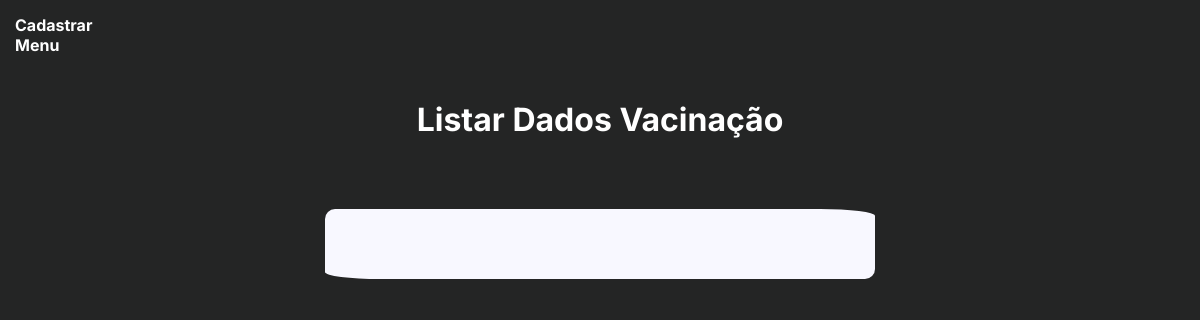
The app's page /adm_listarVacinacao.php (signed in), older data.
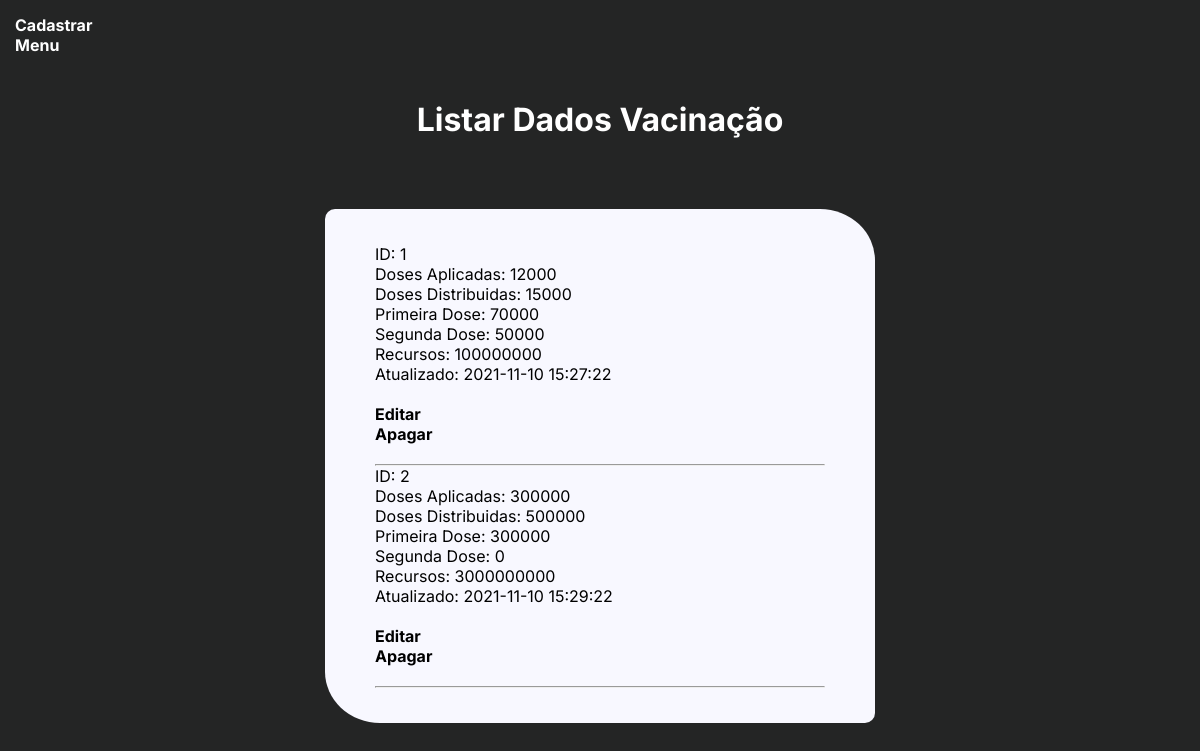
The same page, newer data.
### tables this page shows
CREATE TABLE IF NOT EXISTS `dadosvacinacao` (
  `idCovid` int(11) NOT NULL AUTO_INCREMENT,
  `dosesAplicadas` varchar(30) NOT NULL,
  `dosesDistribuidas` varchar(30) NOT NULL,
  `primeiraDose` varchar(30) NOT NULL,
  `segundaDose` varchar(30) NOT NULL,
  `recursos` varchar(30) NOT NULL,
  `created` datetime NOT NULL,
  `modified` datetime DEFAULT NULL,
  PRIMARY KEY (`idCovid`)
);

### adm_listarVacinacao.php (the view, shortened to what this page needs)
<?php
include_once("conexao.php");
?>
<!DOCTYPE html>
<html>
    <head>
        <link rel="stylesheet" href="assets/styles/listar.css">
    </head>
    <body>
        <div class="top">
            <a href="cad_vacinacao.php">Cadastrar</a><br>
            <a href="menu.php">Menu</a><br>
        </div>
        <h1>Listar Dados Vacinação</h1>
        <div id="bloco">
            <div id="info">
            <?php
                $result_vacinas = "SELECT * FROM dadosvacinacao";
                $resultado_vacina = mysqli_query($conn, $result_vacinas);
                while($row_vacina = mysqli_fetch_assoc($resultado_vacina)){
                    echo "ID: ". $row_vacina['idCovid'] . "<br>";
                    echo "Doses Aplicadas: ". $row_vacina['dosesAplicadas'] . "<br>";
                    echo "Doses Distribuidas: ". $row_vacina['dosesDistribuidas'] . "<br>";
                    echo "Primeira Dose: ". $row_vacina['primeiraDose'] . "<br>";
                    echo "Segunda Dose: ". $row_vacina['segundaDose'] . "<br>";
                    echo "Recursos: ". $row_vacina['recursos'] . "<br>";
                    echo "Atualizado: ". $row_vacina['created'] . "<br><br>";
                    echo "<a href='edit_vacinacao.php?id=". $row_vacina['idCovid'] . "' id='button-block'>Editar</a><br>";
                    echo "<a href='proc_apagar_vacinacao.php?id=". $row_vacina['idCovid'] . "' id='button-block'>Apagar</a><br><br><hr>";
                }
            ?>
            </div>
        </div>
    </body>
</html>

Row changes from the older to the newer data that the page shows:
added dadosvacinacao: idCovid "1", dosesAplicadas "12000", dosesDistribuidas "15000", primeiraDose "70000", segundaDose "50000", recursos "100000000", created "2021-11-10 15:27:22"
added dadosvacinacao: idCovid "2", dosesAplicadas "300000", dosesDistribuidas "500000", primeiraDose "300000", segundaDose "0", recursos "3000000000", created "2021-11-10 15:29:22"
